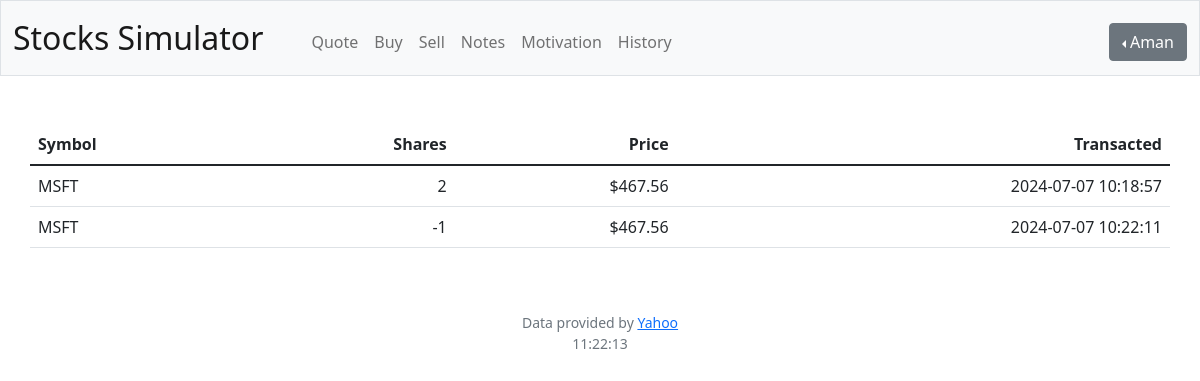
Screenshot of /history (signed in) with the database file from the repository.
### tables this page shows
CREATE TABLE users (id INTEGER PRIMARY KEY AUTOINCREMENT NOT NULL, username TEXT NOT NULL, hash TEXT NOT NULL, cash NUMERIC NOT NULL DEFAULT 10000.00);

CREATE TABLE history (id INTEGER NOT NULL, symbol TEXT NOT NULL, shares NUMERIC NOT NULL, price NUMERIC NOT NULL, date TEXT NOT NULL, FOREIGN KEY(id) REFERENCES users(id));

### app.py (the view)
@ app.route("/history")
@ login_required
def history():
    currentuser = db.execute(
        "SELECT username FROM users WHERE id = ?", session["user_id"])
    currentuser = currentuser[0]["username"]
    histories = db.execute(
        "SELECT * FROM history where id = ?", session["user_id"])
    return render_template("history.html", histories=histories, currentuser=currentuser)

### app.py (called while the page is built)
@app.after_request
def after_request(response):
    response.headers["Cache-Control"] = "no-cache, no-store, must-revalidate"
    response.headers["Expires"] = 0
    response.headers["Pragma"] = "no-cache"
    return response

### helpers.py (called while the page is built)
def login_required(f):
    @wraps(f)
    def decorated_function(*args, **kwargs):
        if session.get("user_id") is None:
            return redirect("/login")
        return f(*args, **kwargs)
    return decorated_function

def usd(value):
    return f"${value:,.2f}"

### templates/history.html (shortened to what this page needs)
{% extends "layout.html" %}
{% block main %}
<table class="table container table-hover">
    <thead>
        <tr>
            <th class="text-start">Symbol</th>
            <th class="text-end">Shares</th>
            <th class="text-end">Price</th>
            <th class="text-end">Transacted</th>
        </tr>
    </thead>
    <tbody>
        {% for history in histories %}
            <tr>
                <td class="text-start">{{ history.symbol }}</td>
                <td class="text-end">{{ history.shares }}</td>
                <td class="text-end">{{ history.price | usd }}</td>
                <td class="text-end">{{ history.date }}</td>
            </tr>
        {% endfor %}
    </tbody>
</table>
{% endblock %}

### templates/layout.html (shortened to what this page needs)
<!DOCTYPE html>
<html lang="en">
<head>
    <link href="https://cdn.jsdelivr.net/npm/bootstrap@5.1.3/dist/css/bootstrap.min.css"
 rel="stylesheet">
    <link href="/static/styles.css" rel="stylesheet">
</head>
<body onload="startTime()"></body>
</html>
<nav class="bg-light border navbar navbar-expand-md navbar-light">
    <div class="container-fluid">
        <a class="navbar-brand" href="/">Stocks Simulator </a>
        <div class="collapse navbar-collapse " id="navbar">
            {% if session["user_id"] %}
            <ul class=" navbar-nav me-auto mt-2 ms-4">
                <li class="nav-item"><a class="nav-link" href="/quote">Quote</a></li>
                <li class="nav-item"><a class="nav-link" href="/buy">Buy</a></li>
                <li class="nav-item"><a class="nav-link" href="/sell">Sell</a></li>
                <li class="nav-item"><a class="nav-link" href="/notes">Notes</a></li>
                <li class="nav-item"><a class="nav-link" href="/motivation">Motivation</a></li>
                <li class="nav-item"><a class="nav-link" href="/history">History</a></li>
            </ul>
            <ul class="navbar-nav ms-auto mt-2">
                <li class="dropdown dropstart">
                    <button type="button" class="btn btn-secondary dropdown-toggle"
                        data-bs-toggle="dropdown">{{currentuser}}
                    </button>
        </div>
                    {% else %}
                    <ul class="navbar-nav ms-auto mt-2">
                        <li class="nav-item"><a class="nav-link" href="/register">Register</a></li>
                        <li class="nav-item"><a class="nav-link" href="/login">Log In</a></li>
                    </ul>
                    {% endif %}
</nav>
<main class="container-fluid py-5 text-center">
    {% block main %}{% endblock %}
</main>
<footer class="mb-5 small text-center text-muted">
    Data provided by <a href="https://finance.yahoo.com/">Yahoo</a>
    <div id="txt"></div>
</footer>
</body>
</html>

### static/styles.css (style rules this page uses)
nav .navbar-brand { font-size: xx-large; }

### rows the page displays
users: username "Aman"
history: symbol "MSFT", shares "2", price "$467.56", date "2024-07-07 10:18:57"
history: symbol "MSFT", shares "-1", price "$467.56", date "2024-07-07 10:22:11"
